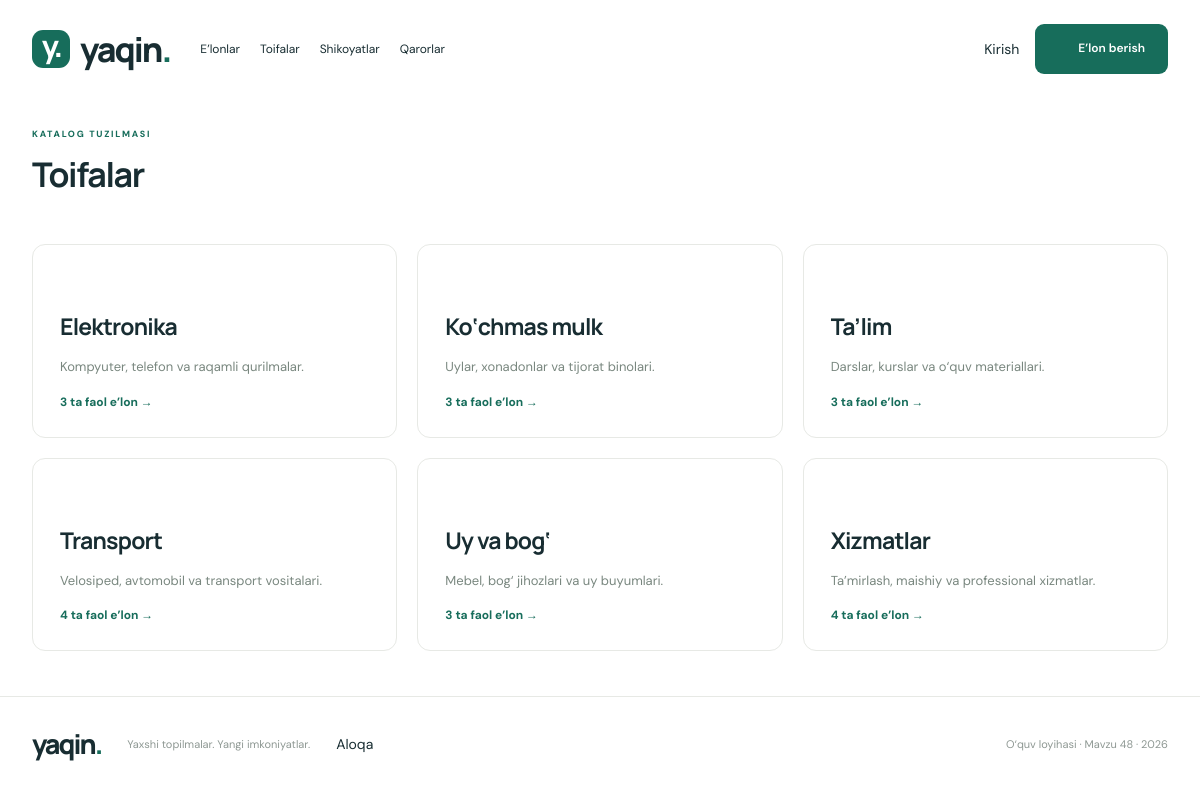
Page /index.php?route=categories on the committed database.
### tables this page shows
CREATE TABLE IF NOT EXISTS categories (id BIGINT UNSIGNED AUTO_INCREMENT PRIMARY KEY,name VARCHAR(80) NOT NULL UNIQUE,description VARCHAR(500) NOT NULL,created_at DATETIME NOT NULL DEFAULT CURRENT_TIMESTAMP);

### app/Core/Controller.php (called while the page is built, shortened)
<?php
abstract class Controller {
 protected Store $store;protected ?array $user;
 public function __construct(){ $this->store=new Store();$this->user=isset($_SESSION['uid'])?$this->store->find('users',(int)$_SESSION['uid']):null; }
 protected function view(string $view,array $data=[]):void{extract($data,EXTR_SKIP);$user=$this->user;$title=$data['title']??'Yaqin — e’lonlar va xizmatlar';ob_start();require dirname(__DIR__).'/Views/'.$view.'.php';$content=ob_get_clean();require dirname(__DIR__).'/Views/layout.php';}
}

### app/Controllers/CatalogController.php (called while the page is built, shortened)
<?php
final class CatalogController extends Controller {
 public function categories():void{$this->view('categories',['title'=>'Toifalar','items'=>$this->store->categories()]);}
}

### public/index.php (called while the page is built, shortened)
<?php
require dirname(__DIR__).'/app/Core/helpers.php';
spl_autoload_register(function($class){$prefix='App\\';if(str_starts_with($class,$prefix)){$p=dirname(__DIR__).'/app/'.str_replace('\\','/',substr($class,4)).'.php';if(is_file($p))require $p;}});
require dirname(__DIR__).'/app/Core/Controller.php';
$routes=['listings'=>['CatalogController','index'],'listing'=>['CatalogController','show'],'listing-form'=>['CatalogController','form'],'listing-save'=>['CatalogController','save'],'listing-delete'=>['CatalogController','delete'],'listing-extend'=>['CatalogController','extend'],'listing-expire'=>['CatalogController','expire'],'categories'=>['CatalogController','categories'],'category'=>['CatalogController','category'],'category-form'=>['CatalogController','categoryForm'],'category-save'=>['CatalogController','categorySave'],'category-delete'=>['CatalogController','categoryDelete'],'complaints'=>['CatalogController','complaints'],'complaint-create'=>['CatalogController','complain'],'complaint-decide'=>['CatalogController','decide'],'decisions'=>['CatalogController','decisions'],'export'=>['CatalogController','export'],'contact'=>['CatalogController','contact'],'login'=>['AuthController','login'],'register'=>['AuthController','register'],'logout'=>['AuthController','logout'],'users'=>['AuthController','users'],'user-role'=>['AuthController','role'],'files'=>['FileController','index'],'file-upload'=>['FileController','upload'],'file-delete'=>['FileController','delete'],'file-download'=>['FileController','download']];
try{$route=is_string($_GET['route']??null)?$_GET['route']:'listings';if(!isset($routes[$route]))throw new App\Core\HttpError(404,'Bunday sahifa topilmadi.');[$class,$action]=$routes[$route];$class='App\\Controllers\\'.$class;(new $class())->$action();}
catch(Throwable $ex){$code=$ex instanceof App\Core\HttpError?$ex->status:500;http_response_code($code);if($code===405)header('Allow: POST');if($code===500)error_log('Request failed: '.$ex::class.' code '.$ex->getCode());$title='So‘rov bajarilmadi';$message=$code===500?'Texnik xato yuz berdi. Sozlamalar va baza ulanishini tekshiring.':$ex->getMessage();$user=null;ob_start();require dirname(__DIR__).'/app/Views/error.php';$content=ob_get_clean();require dirname(__DIR__).'/app/Views/layout.php';}

### app/Models/Store.php (called while the page is built, shortened)
<?php
final class Store {
 public PDO $db;
 public function __construct(){$this->db=Database::connection();}
 public function run(string $sql,array $values=[]):\PDOStatement{$q=$this->db->prepare($sql);$q->execute($values);return $q;}
 public function categories():array{return $this->run('SELECT c.*,COUNT(l.id) listing_count FROM categories c LEFT JOIN listings l ON l.category_id=c.id AND l.status="active" AND l.expires_at>NOW() GROUP BY c.id ORDER BY c.name')->fetchAll();}
}

### config/config.php (called while the page is built, shortened)
<?php
return ['db'=>['host'=>getenv('DB_HOST')?:'127.0.0.1','port'=>getenv('DB_PORT')?:'3306','name'=>getenv('DB_NAME')?:'yaqin_course','user'=>getenv('DB_USER')?:'root','pass'=>getenv('DB_PASS')?:''], 'smtp'=>['host'=>getenv('SMTP_HOST')?:'127.0.0.1','port'=>(int)(getenv('SMTP_PORT')?:1025),'from'=>getenv('SMTP_FROM')?:'noreply@yaqin.test','to'=>getenv('SMTP_TO')?:'admin@yaqin.test']];

### app/Core/Database.php (called while the page is built, shortened)
<?php
final class Database {
 public static function connection():PDO { if(self::$pdo)return self::$pdo;$c=(require dirname(__DIR__,2).'/config/config.php')['db'];return self::$pdo=new PDO("mysql:host={$c['host']};port={$c['port']};dbname={$c['name']};charset=utf8mb4",$c['user'],$c['pass'],[PDO::ATTR_ERRMODE=>PDO::ERRMODE_EXCEPTION,PDO::ATTR_DEFAULT_FETCH_MODE=>PDO::FETCH_ASSOC,PDO::ATTR_EMULATE_PREPARES=>false]); }
}

### app/Views/categories.php (the view)
<section class="page"><div class="section-heading"><div><div class="eyebrow small">KATALOG TUZILMASI</div><h1>Toifalar</h1></div><?php if($user&&$user['role']==='admin'):?><a class="primary" href="<?=url('category-form')?>">+ Yangi toifa</a><?php endif?></div><div class="category-grid"><?php foreach($items as $x):?><article class="panel"><span class="category-icon"><?=icon('grid')?></span><h2><a href="<?=url('category',['id'=>$x['id']])?>"><?=e($x['name'])?></a></h2><p class="muted"><?=e($x['description'])?></p><a class="text-button" href="<?=url('listings',['category'=>$x['id']])?>"><?=$x['listing_count']?> ta faol e’lon →</a></article><?php endforeach?></div></section>

### app/Core/helpers.php (shortened to what this page needs)
<?php
function e(mixed $s):string{return htmlspecialchars((string)($s??''),ENT_QUOTES|ENT_SUBSTITUTE,'UTF-8');}
function url(string $route='listings',array $args=[]):string{return 'index.php?'.http_build_query(['route'=>$route]+$args);}
function icon(string $n):string{$p=['search'=>'<circle cx="10" cy="10" r="6"/><path d="m15 15 6 6"/>','plus'=>'<path d="M12 4v16M4 12h16"/>','pin'=>'<path d="M19 10c0 5-7 11-7 11S5 15 5 10a7 7 0 1 1 14 0Z"/><circle cx="12" cy="10" r="2"/>','arrow'=>'<path d="M4 12h16m-6-6 6 6-6 6"/>','home'=>'<path d="m3 11 9-8 9 8v10h-7v-7h-4v7H3Z"/>','tool'=>'<path d="M14 6a5 5 0 0 0-6 6l-6 6 4 4 6-6a5 5 0 0 0 6-6l-3 3-4-4 3-3Z"/>','grid'=>'<rect x="3" y="3" width="7" height="7" rx="1"/><rect x="14" y="3" width="7" height="7" rx="1"/><rect x="3" y="14" width="7" height="7" rx="1"/><rect x="14" y="14" width="7" height="7" rx="1"/>'];return '<svg viewBox="0 0 24 24" aria-hidden="true">'.($p[$n]??$p['grid']).'</svg>';}

### app/Views/layout.php (shortened to what this page needs)
<!doctype html><html lang="uz"><head><link rel="stylesheet" href="assets/styles.css"><link rel="stylesheet" href="assets/app.css"></head><body><header class="header"><a class="brand" href="<?=url()?>"><span class="brand-icon">y.</span>yaqin<span class="brand-dot">.</span></a><nav aria-label="Asosiy"><a href="<?=url()?>">E’lonlar</a><a href="<?=url('categories')?>">Toifalar</a><a href="<?=url('complaints')?>">Shikoyatlar</a><a href="<?=url('decisions')?>">Qarorlar</a></nav><div class="header-actions"><?php if($user):?><details class="account"><summary><?=e($user['name'])?> ▾</summary><div><span><?=e($user['role'])?></span><a href="<?=url('listings',['mine'=>1])?>">Mening e’lonlarim</a><a href="<?=url('files')?>">Fayllarim</a><?php if($user['role']==='admin'):?><a href="<?=url('users')?>">Hisoblar va rollar</a><?php endif?><form method="post" action="<?=url('logout')?>"><?=csrf()?><button>Chiqish</button></form></div></details><?php else:?><a href="<?=url('login')?>">Kirish</a><?php endif?><a class="primary" href="<?=url('listing-form')?>"><?=icon('plus')?>E’lon berish</a></div></header><main><?=$content?></main><footer><a class="brand" href="<?=url()?>">yaqin<span class="brand-dot">.</span></a><p>Yaxshi topilmalar. Yangi imkoniyatlar.</p><a href="<?=url('contact')?>">Aloqa</a><span>O‘quv loyihasi · Mavzu 48 · 2026</span></footer></body></html>

### public/assets/styles.css (style rules this page uses)
:root { --ink:#182d32;--muted:#798384;--green:#176d5b;--cream:#f6f5ef;--line:#e7e9e5 }
* { box-sizing:border-box }
html { scroll-behavior:smooth }
body { margin:0;background:#fff;color:var(--ink);font-family:'DM Sans',Arial,sans-serif;font-size:14px }
button,a,select { -webkit-tap-highlight-color:transparent }
button,a,input,select,textarea { outline-offset:4px }
a { color:inherit;text-decoration:none }
svg { width:20px;height:20px;stroke:currentColor;fill:none;stroke-width:1.7;stroke-linecap:round;stroke-linejoin:round;vertical-align:middle }
.header,main,footer { max-width:1240px;margin:auto }
.header { height:98px;display:flex;align-items:center;gap:65px;padding:0 32px }
.brand { display:flex;align-items:center;font-size:34px;letter-spacing:-2px;font-family:Manrope,sans-serif;font-weight:800 }
.brand-icon { background:var(--green);color:white;border-radius:11px;width:38px;height:38px;margin-right:10px;text-align:center;font-size:30px;line-height:32px;letter-spacing:-3px }
.brand-dot { color:var(--green) }
nav { display:flex;gap:32px;height:100%;align-items:center }
.header-actions { margin-left:auto;display:flex;align-items:center;gap:28px }
.primary { background:var(--green);color:#fff;border-radius:9px;padding:15px 23px;font-weight:600;min-height:48px }
.eyebrow { display:flex;align-items:center;gap:8px;letter-spacing:2px;font-size:10px;font-weight:800;color:var(--green) }
h1,h2,h3 { font-family:Manrope,Arial,sans-serif }
h1 { font-size:49px;line-height:1.17;letter-spacing:-2.5px;margin:17px 0 }
.section-heading { display:flex;justify-content:space-between;align-items:center;gap:20px }
h2 { font-size:23px;letter-spacing:-.8px;margin:0 }
.text-button { color:var(--green);background:none;font-size:12px;font-weight:700 }
.small { font-size:9px;margin-bottom:8px;letter-spacing:1.7px }
footer { border-top:1px solid var(--line);padding:28px 32px 40px;display:flex;align-items:center;gap:26px }
footer .brand { font-size:27px }
footer p,footer>span { font-size:11px;color:#8e9893 }
footer>span { margin-left:auto }

### public/assets/app.css (style rules this page uses)
.header { gap:30px }
.header nav { gap:20px }
.header nav a { font-size:12px }
.header-actions { gap:16px }
.header-actions a.primary { font-size:12px }
.page { padding:30px 32px 45px;min-height:45vh }
.page h1 { font-size:34px;letter-spacing:-1.4px;margin:15px 0 24px }
.panel { padding:27px;border:1px solid var(--line);border-radius:13px;background:white }
.muted { color:#79877f;line-height:1.8;font-size:13px }
.category-grid { display:grid;grid-template-columns:repeat(3,1fr);gap:20px;margin-top:25px }
.category-grid .category-icon { color:var(--green) }
.category-grid h2 { margin-top:18px }
body { overflow-wrap:break-word }

### rows in the picture
categories: name "Elektronika", description "Kompyuter, telefon va raqamli qurilmalar.", listing_count "3"
categories: name "Ko‘chmas mulk", description "Uylar, xonadonlar va tijorat binolari.", listing_count "3"
categories: name "Ta’lim", description "Darslar, kurslar va o‘quv materiallari.", listing_count "3"
categories: name "Transport", description "Velosiped, avtomobil va transport vositalari.", listing_count "4"
categories: name "Uy va bog‘", description "Mebel, bog‘ jihozlari va uy buyumlari.", listing_count "3"
categories: name "Xizmatlar", description "Ta’mirlash, maishiy va professional xizmatlar.", listing_count "4"
